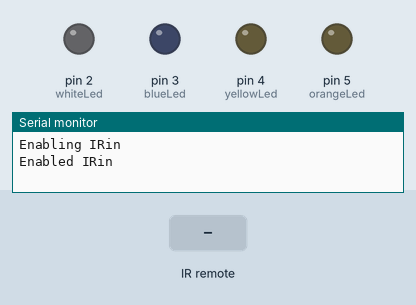
Recording of a sketch running on a simulated Arduino Uno, built with avr-gcc and run on an emulated ATmega328P. Parts: output pins drawn as LEDs (lit = HIGH), the last lines printed to the serial monitor. Inputs (shaded band) come from the test bench.

Above: at 1.2 s.
1.3 s: infrared code 0x8F7 received
At 1.7 s:
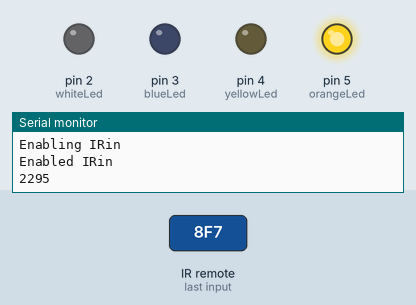
3.3 s: infrared code 0x8877 received
At 3.7 s:
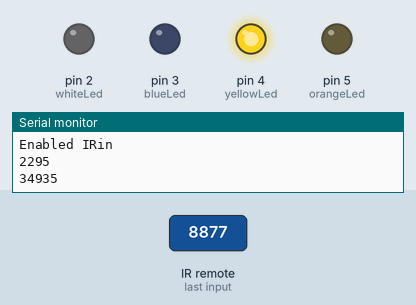
5.3 s: infrared code 0x48B7 received
At 5.7 s:
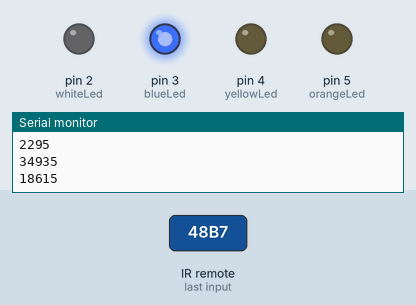
7.3 s: infrared code 0x28D7 received
At 7.7 s:
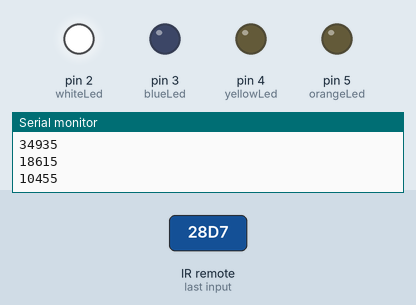
Timing chart, 0 to 10.3 s (numbered marks = the images above; inputs shaded):
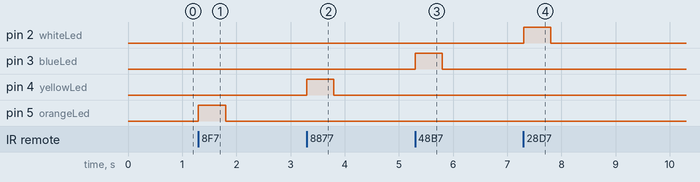

Measured:
- after the input at 1.3 s, pin 5 (orangeLed): LOW → HIGH at once, → LOW 0.50 s later
- after the input at 3.3 s, pin 4 (yellowLed): LOW → HIGH at once, → LOW 0.50 s later
- after the input at 5.3 s, pin 3 (blueLed): LOW → HIGH at once, → LOW 0.50 s later
- after the input at 7.3 s, pin 2 (whiteLed): LOW → HIGH at once, → LOW 0.50 s later

The sketch:

LED_IR_.ino
```cpp
#include <IRremote.h>
int orangeLed = 5;
int yellowLed = 4;
int blueLed = 3;
int whiteLed = 2;
int RECV_PIN = 11;
IRrecv irrecv(RECV_PIN);
decode_results results;


void setup()
{

  pinMode(orangeLed, OUTPUT);
  pinMode(yellowLed, OUTPUT);
  pinMode(blueLed, OUTPUT);
  pinMode(whiteLed, OUTPUT);


  Serial.begin(9600);
  Serial.println("Enabling IRin");
  irrecv.enableIRIn();
  Serial.println("Enabled IRin");
}

void loop() {
  if (irrecv.decode(&results)) {
    unsigned int value = results.value;
    Serial.println(value);
    switch (value) {
      case 2295:
      	digitalWrite(orangeLed, HIGH);
      	delay(500);
      	digitalWrite(orangeLed, LOW);
      	break;

      case 34935:
      	digitalWrite(yellowLed, HIGH);
      	delay(500);
      	digitalWrite(yellowLed, LOW);
      	break;

      case 18615:
      	digitalWrite(blueLed, HIGH);
      	delay(500);
      	digitalWrite(blueLed, LOW);
      	break;

      case 10455:
      	digitalWrite(whiteLed, HIGH);
      	delay(500);
      	digitalWrite(whiteLed, LOW);
    }


    irrecv.resume();
  }
}
```
